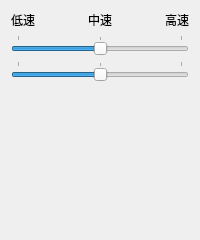
              <widget class="QWidget" name="tab_28">
               <attribute name="title">
                <string>运行速度</string>
               </attribute>
               <layout class="QVBoxLayout" name="verticalLayout_30">
                <item>
                 <layout class="QGridLayout" name="gridLayout_10">
                  <item row="0" column="2">
                   <widget class="QLabel" name="label_26">
                    <property name="text">
                     <string>高速</string>
                    </property>
                    <property name="alignment">
                     <set>Qt::AlignRight|Qt::AlignTrailing|Qt::AlignVCenter</set>
                    </property>
                   </widget>
                  </item>
                  <item row="1" column="0" colspan="3">
                   <widget class="QSlider" name="run_horizontalSlider">
                    <property name="sizePolicy">
                     <sizepolicy hsizetype="Expanding" vsizetype="Fixed">
                      <horstretch>0</horstretch>
                      <verstretch>0</verstretch>
                     </sizepolicy>
                    </property>
                    <property name="cursor">
                     <cursorShape>PointingHandCursor</cursorShape>
                    </property>
                    <property name="inputMethodHints">
                     <set>Qt::ImhNone</set>
                    </property>
                    <property name="minimum">
                     <number>50</number>
                    </property>
                    <property name="maximum">
                     <number>150</number>
                    </property>
                    <property name="singleStep">
                     <number>50</number>
                    </property>
                    <property name="pageStep">
                     <number>50</number>
                    </property>
                    <property name="value">
                     <number>100</number>
                    </property>
                    <property name="sliderPosition">
                     <number>100</number>
                    </property>
                    <property name="tracking">
                     <bool>true</bool>
                    </property>
                    <property name="orientation">
                     <enum>Qt::Horizontal</enum>
                    </property>
                    <property name="invertedAppearance">
                     <bool>false</bool>
                    </property>
                    <property name="invertedControls">
                     <bool>false</bool>
                    </property>
                    <property name="tickPosition">
                     <enum>QSlider::TicksAbove</enum>
                    </property>
                    <property name="tickInterval">
                     <number>0</number>
                    </property>
                   </widget>
                  </item>
                  <item row="0" column="1">
                   <widget class="QLabel" name="label_25">
                    <property name="text">
                     <string>中速</string>
                    </property>
                    <property name="alignment">
                     <set>Qt::AlignCenter</set>
                    </property>
                   </widget>
                  </item>
                  <item row="0" column="0">
                   <widget class="QLabel" name="label_24">
                    <property name="text">
                     <string>低速</string>
                    </property>
                    <property name="alignment">
                     <set>Qt::AlignLeading|Qt::AlignLeft|Qt::AlignVCenter</set>
                    </property>
                   </widget>
                  </item>
                 </layout>
                </item>
                <item>
                 <widget class="Slider" name="Slider">
                  <property name="minimum">
                   <number>50</number>
                  </property>
                  <property name="maximum">
                   <number>150</number>
                  </property>
                  <property name="singleStep">
                   <number>50</number>
                  </property>
                  <property name="pageStep">
                   <number>50</number>
                  </property>
                  <property name="value">
                   <number>100</number>
                  </property>
                  <property name="orientation">
                   <enum>Qt::Horizontal</enum>
                  </property>
                  <property name="tickPosition">
                   <enum>QSlider::TicksAbove</enum>
                  </property>
                  <property name="tickInterval">
                   <number>0</number>
                  </property>
                 </widget>
                </item>
                <item>
                 <spacer name="verticalSpacer_18">
                  <property name="orientation">
                   <enum>Qt::Vertical</enum>
                  </property>
                  <property name="sizeHint" stdset="0">
                   <size>
                    <width>20</width>
                    <height>148</height>
                   </size>
                  </property>
                 </spacer>
                </item>
               </layout>
              </widget>
